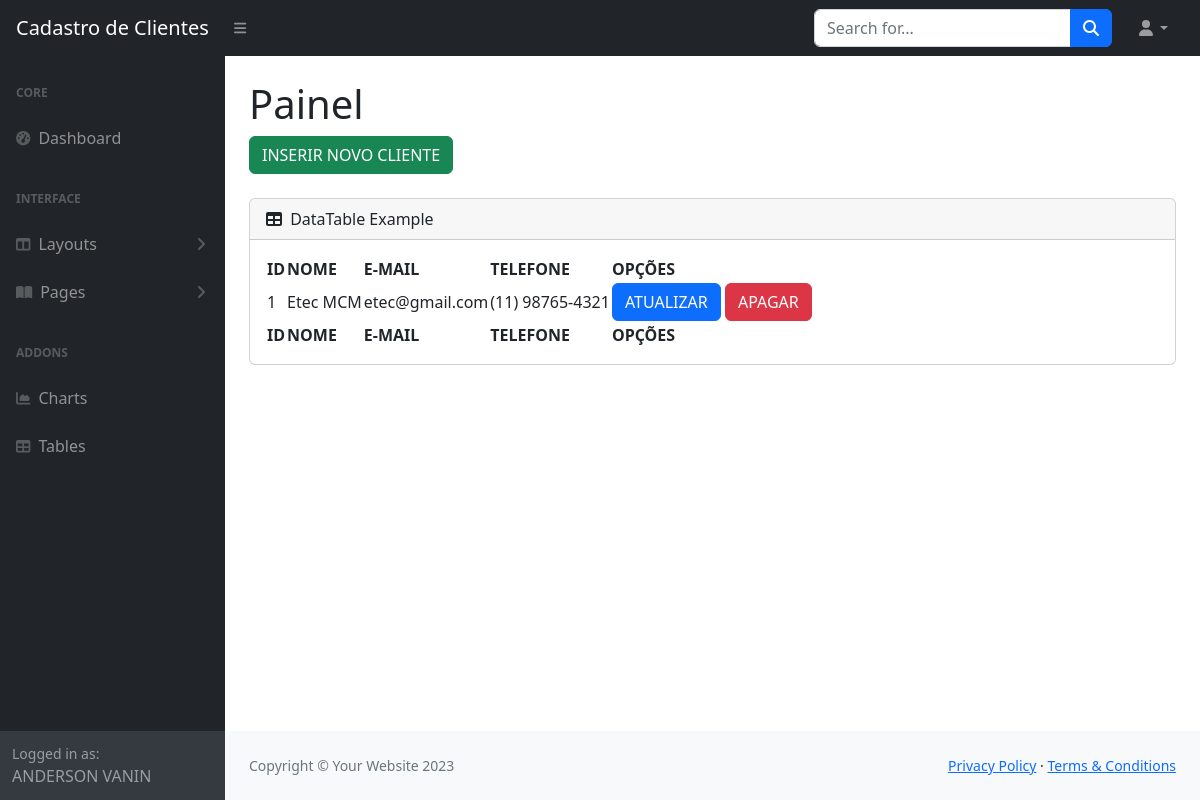
Screenshot of /painel/index.php (signed in) with the database file from the repository.
### tables this page shows
CREATE TABLE `clientes` (
  `id_cliente` int(11) NOT NULL,
  `nome_cliente` varchar(255) NOT NULL,
  `email_cliente` varchar(255) NOT NULL,
  `telefone` varchar(255) NOT NULL
);

### painel/index.php (the view, shortened to what this page needs)
<?php
    include 'conecta.php';
    include 'menu.php';
?>
            <div id="layoutSidenav_content">
                <main>
                    <div class="container-fluid px-4">
                        <h1 class="mt-4">Painel</h1>
                        <ol class="breadcrumb mb-4">
                            <li class="breadcrumb-item active">
                                <a class="btn btn-success" href="insere_cliente.php">INSERIR NOVO CLIENTE</a>
                            </li>
                        </ol>
                        <div class="card mb-4">
                            <div class="card-header">
                                <i class="fas fa-table me-1"></i>
                                DataTable Example
                            </div>
                            <div class="card-body">
                                <table id="datatablesSimple">
                                    <thead>
                                        <tr>
                                            <th>ID</th>
                                            <th>NOME</th>
                                            <th>E-MAIL</th>
                                            <th>TELEFONE</th>
                                            <th>OPÇÕES</th>
                                        </tr>
                                    </thead>
                                    <tfoot>
                                        <tr>
                                            <th>ID</th>
                                            <th>NOME</th>
                                            <th>E-MAIL</th>
                                            <th>TELEFONE</th>
                                            <th>OPÇÕES</th>
                                        </tr>
                                    </tfoot>
                                    <tbody>
                                    <?php
                                        $sql = "SELECT * FROM clientes";
                                        $consulta = $conexao->query($sql);
                                        while($dados = $consulta->fetch_assoc()){
                                            echo "<tr>";
                                            echo "<td>".$dados['id_cliente']."</td>";
                                            echo "<td>".$dados['nome_cliente']."</td>";
                                            echo "<td>".$dados['email_cliente']."</td>";
                                            echo "<td>".$dados['telefone']."</td>";
                                            echo "<td>
                                                <a class='btn btn-primary' href='atualiza_cliente.php?id=".$dados['id_cliente']."'>ATUALIZAR</a>
                                                <a class='btn btn-danger' href='processa_delete_cliente.php?id=".$dados['id_cliente']."'>APAGAR</a>
                                            </td>";
                                            echo "</tr>";
                                        }
                                    ?>
                                    </tbody>
                                </table>
                            </div>
                        </div>
                    </div>
                </main>
                <footer class="py-4 bg-light mt-auto">
                    <div class="container-fluid px-4">
                        <div class="d-flex align-items-center justify-content-between small">
                            <div class="text-muted">Copyright &copy; Your Website 2023</div>
                            <div>
                                <a href="#">Privacy Policy</a>
                                &middot;
                                <a href="#">Terms &amp; Conditions</a>
                            </div>
                        </div>
                    </div>
                </footer>
            </div>
        </div>
    </body>
</html>

### rows the page displays
clientes: id_cliente "1", nome_cliente "Etec MCM", email_cliente "etec@gmail.com", telefone "(11) 98765-4321"

### other values shown
$_SESSION['nome'] "ANDERSON VANIN"
